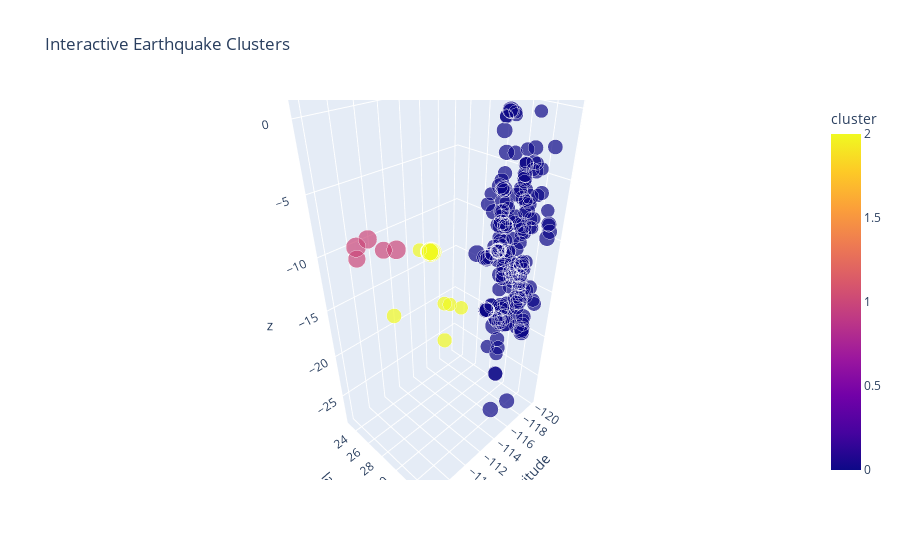

The notebook cell this image was saved under:
### Code cell
visualize_3d(data)

### Figure 1 — Plotly figure (JSON) as saved in the notebook; plotly's stock layout.template omitted (floating-point values rounded to 4 significant figures; data arrays with more than 128 entries replaced by an {"elided": "..."} marker saying what was removed)
{"data": [{"customdata": {"elided": "224x2 str values"}, "hovertemplate": "longitude=%{x}<br>latitude=%{y}<br>z=%{z}<br>mag=%{marker.size}<br>id=%{customdata[0]}<br>place=%{customdata[1]}<br>cluster=%{marker.color}<extra></extra>", "legendgroup": "", "marker": {"color": {"elided": "224 int values"}, "coloraxis": "coloraxis", "size": {"elided": "224 float values"}, "sizemode": "area", "sizeref": 0.014, "symbol": "circle"}, "mode": "markers", "name": "", "scene": "scene", "showlegend": false, "type": "scatter3d", "x": {"elided": "224 float values"}, "y": {"elided": "224 float values"}, "z": {"elided": "224 float values"}}], "layout": {"coloraxis": {"colorbar": {"title": {"text": "cluster"}}, "colorscale": [[0, "#0d0887"], [0.1111, "#46039f"], [0.2222, "#7201a8"], [0.3333, "#9c179e"], [0.4444, "#bd3786"], [0.5556, "#d8576b"], [0.6667, "#ed7953"], [0.7778, "#fb9f3a"], [0.8889, "#fdca26"], [1, "#f0f921"]]}, "legend": {"itemsizing": "constant", "tracegroupgap": 0}, "scene": {"aspectmode": "data", "domain": {"x": [0, 1], "y": [0, 1]}, "xaxis": {"title": {"text": "longitude"}}, "yaxis": {"title": {"text": "latitude"}}, "zaxis": {"title": {"text": "z"}}}, "title": {"text": "Interactive Earthquake Clusters"}}}
